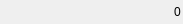
<?xml version="1.0" encoding="UTF-8"?>
<ui version="4.0">
 <class>COutputAllCell</class>
 <widget class="QWidget" name="COutputAllCell">
  <property name="geometry">
   <rect>
    <x>0</x>
    <y>0</y>
    <width>183</width>
    <height>20</height>
   </rect>
  </property>
  <property name="windowTitle">
   <string>Form</string>
  </property>
  <layout class="QHBoxLayout" name="horizontalLayout">
   <property name="spacing">
    <number>5</number>
   </property>
   <property name="leftMargin">
    <number>2</number>
   </property>
   <property name="topMargin">
    <number>2</number>
   </property>
   <property name="rightMargin">
    <number>2</number>
   </property>
   <property name="bottomMargin">
    <number>2</number>
   </property>
   <item>
    <widget class="QLabel" name="labelName">
     <property name="text">
      <string/>
     </property>
     <property name="scaledContents">
      <bool>true</bool>
     </property>
    </widget>
   </item>
   <item>
    <spacer name="horizontalSpacer">
     <property name="orientation">
      <enum>Qt::Horizontal</enum>
     </property>
     <property name="sizeHint" stdset="0">
      <size>
       <width>40</width>
       <height>20</height>
      </size>
     </property>
    </spacer>
   </item>
   <item>
    <widget class="QLabel" name="labelState">
     <property name="text">
      <string>0</string>
     </property>
     <property name="scaledContents">
      <bool>true</bool>
     </property>
     <property name="alignment">
      <set>Qt::AlignCenter</set>
     </property>
    </widget>
   </item>
  </layout>
 </widget>
 <resources/>
 <connections/>
</ui>
